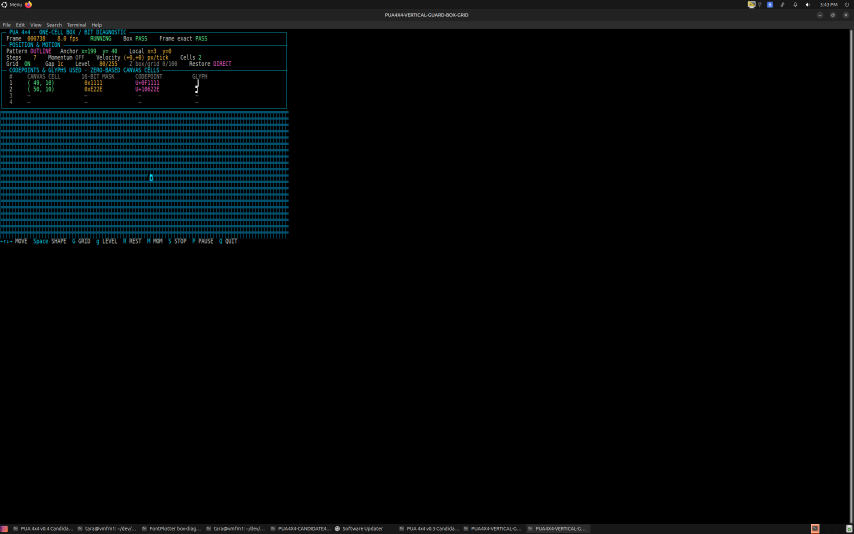
#> input picture experiments/pua-4x4/evidence/candidate6-box-grid-normal-size.png, 2560 x 1600 px, given in place of candidate1-mask-0008-40px.png, which was not available (shown at 1/3 size)
$ python measure_candidate3_onebit_overhang.py
#> lines starting #> are read from the running program, lines starting #| are printed output that depends on the picture; pictures that were not available may be replaced by others from this repository, and a replacement may not be noted
#!/usr/bin/env python3
"""Measure candidate.3's deliberate exterior one-bit seam-guard overhang."""

from __future__ import annotations

import argparse
import json
import subprocess
from pathlib import Path

from PIL import Image


def cp(mask: int) -> int:
#> in render, image is the input picture: PIL image 2560x1600 RGB; mean R, G, B 3.7, 7.3, 8.4
    return 0xF0000 + mask if mask < 0x8000 else 0x100000 + mask - 0x8000


def runs(image: Image.Image):
    gray = image.convert("L")
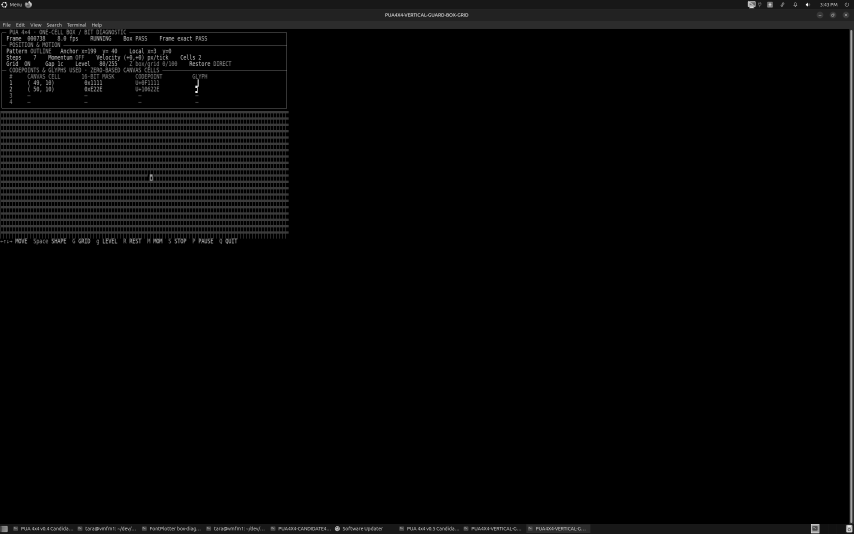
#> gray: PIL image 2560x1600 L (shown at 1/3 size); min 0, max 255, mean 6.4
    occupied = [any(gray.getpixel((x, y)) for y in range(gray.height)) for x in range(gray.width)]
#> occupied = 2560 items, first 6: True, True, True, True, True, True
    result, start = [], None
    for x, value in enumerate(occupied + [False]):
        if value and start is None:
            start = x
        elif not value and start is not None:
            result.append([start, x]); start = None
#> this loop made 2561 passes
#> start on pass 1: 0
#> after the loop, result = [[0, 2560]]
    return result


def render(font: str, label: str, mask: int, output_dir: Path):
    text = chr(cp(0)) + chr(cp(mask)) + chr(cp(0))
    path = output_dir / f"{label}-mask-{mask:04x}-40px.png"
    subprocess.run([
        "pango-view", "--no-display", "--pixels", f"--font={font} 40",
        "--foreground=#ffffff", "--background=#000000", "--margin=0",
        "--spacing=0", "--line-spacing=1", "--text=" + text,
        "--output=" + str(path),
    ], check=True)
    image = Image.open(path).convert("RGB")
    return {"mask": f"0x{mask:04X}", "image": str(path), "dimensions": list(image.size), "ink_runs": runs(image)}


def main() -> None:
    root = Path(__file__).resolve().parent
    parser = argparse.ArgumentParser(description=__doc__)
    parser.add_argument("--output-dir", type=Path, default=root / "output/audit/candidate3-onebit-overhang")
    parser.add_argument("--output", type=Path, default=root / "output/audit/pua4x4-v0.4-candidate3-onebit-overhang.json")
    args = parser.parse_args()
    args.output_dir.mkdir(parents=True, exist_ok=True)
    masks = (0x0008, 0x0004, 0x0002, 0x0001)
    baseline = [render("PUA 4x4 v0.4 Candidate", "candidate1", mask, args.output_dir) for mask in masks]
#> call 2 of render, with font = 'PUA 4x4 v0.4 Candidate', label = 'candidate1', mask = 4
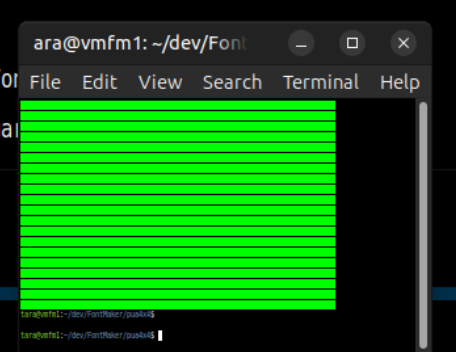
#> input picture experiments/pua-4x4/evidence/candidate6-field-extreme-small-zoom.png, 456 x 352 px, given in place of candidate1-mask-0004-40px.png, which was not available
#> in runs (call 2), `gray = image.convert("L")`:
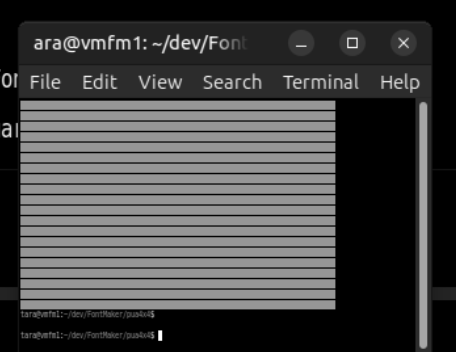
#> gray: PIL image 456x352 L; min 0, max 255, mean 67.8
#> in runs (call 2), `occupied = [any(gray.getpixel((x, y)) for y in range(gray.height)) for..`: occupied = 456 items, first 6: True, True, True, True, True, True
#> the loop in runs (call 2), `for x, value in enumerate(occupied + [False]):` made 457 passes
#> after the loop in runs (call 2), `for x, value in enumerate(occupied + [False]):`: result = [[0, 456]]
    guarded = [render("PUA 4x4 v0.4 Candidate 3", "candidate3", mask, args.output_dir) for mask in masks]
    report = {
        "audit": "candidate.3 isolated one-bit exterior overhang",
        "circumstance": "pango-view, 40 pixel font, three cells: empty + tested mask + empty",
        "core_expected_x_ranges_in_middle_cell": {
            "0x0008": [20, 25], "0x0004": [25, 30],
            "0x0002": [30, 35], "0x0001": [35, 40],
        },
        "candidate1_exact_core": baseline,
        "candidate3_seam_guard_100": guarded,
        "expected_declared_difference": (
            "left-edge mask 0x0008 may ink before x=20 and right-edge mask "
            "0x0001 may ink after x=40; interior masks remain candidate.1-identical"
        ),
    }
    args.output.write_text(json.dumps(report, indent=2) + "\n", encoding="utf-8")
    print("candidate.1", [(x["mask"], x["ink_runs"]) for x in baseline])
    print("candidate.3", [(x["mask"], x["ink_runs"]) for x in guarded])
    print(args.output)


if __name__ == "__main__":
#> (the run stopped early here; a loop or call above may not have finished)
